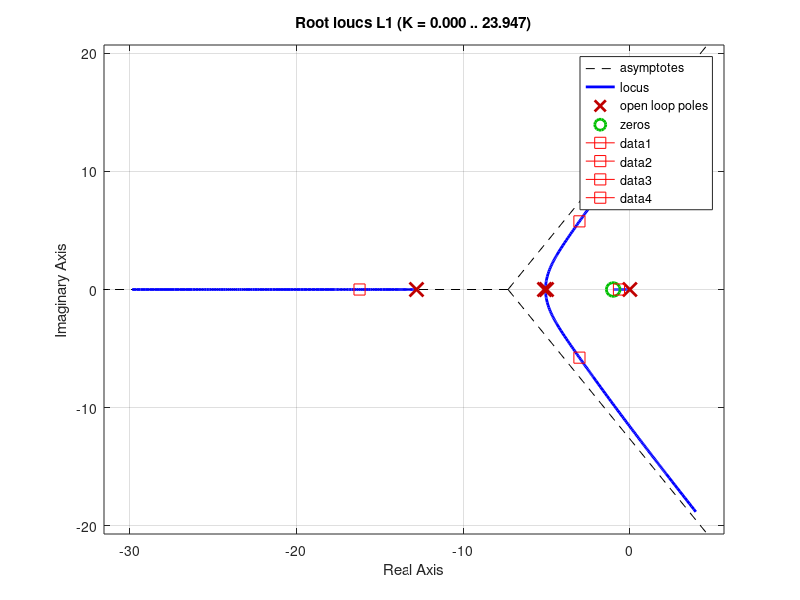
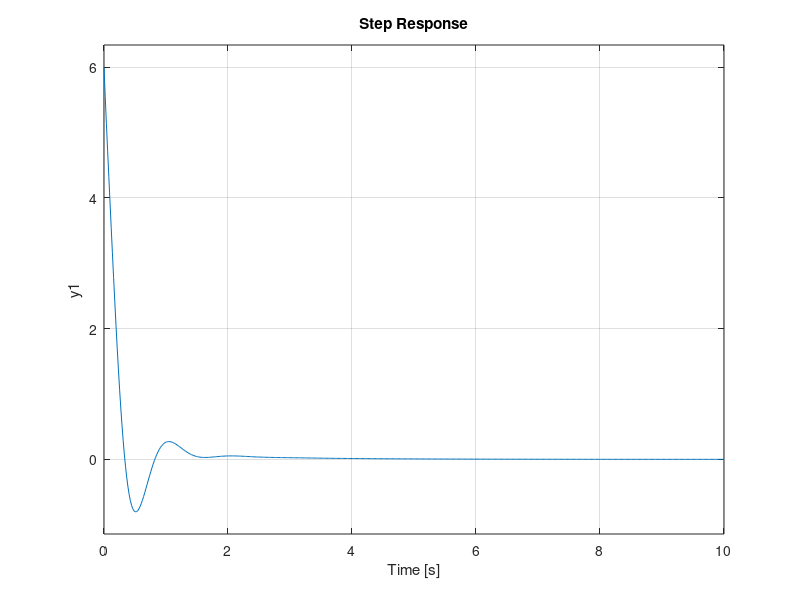
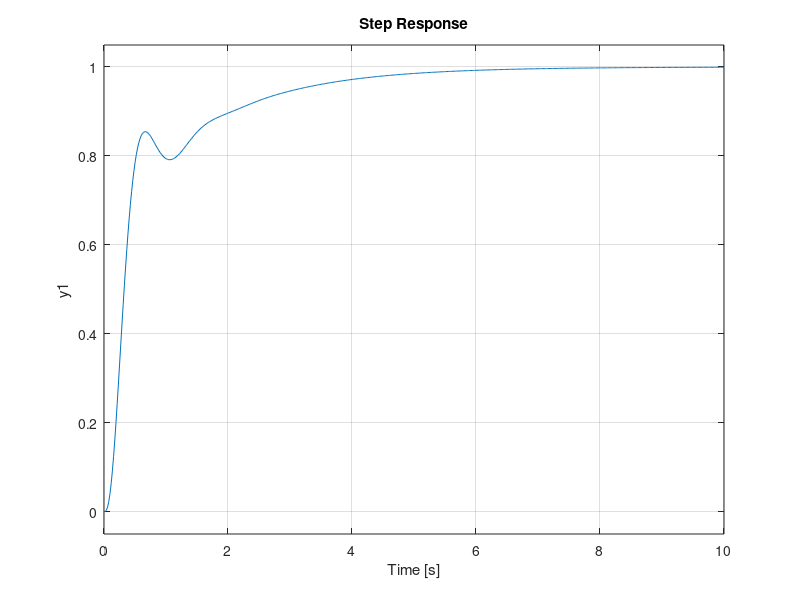

Source code (MATLAB) for these figures, in order:
% diseño del controlador para el levitador por el lugar de las raices

tao = 0.1;
K= 1;
p1 = 4.85;

%%


s=tf('s');

Num_prac = 0.68975;
Den_prac = s*(s*s*0.01524+s*0.2732+1);

lev= Num_prac/Den_prac;


G = tf(lev);

% diseño del controlador
k=10;
z=-1;
p=5*z;
C = zpk([z],[p],k)
L1=C*G;
%C1=k;
%L2=C1*G;
T=feedback(L1,1);
plc=pole(T);
% plot de la region de diseno
delete(gcf)

figure(1)
rlocus(L1)

tam_step =0.05; % m
volt=12;


for i =1 : length(plc)
  line(real(plc(i)), imag(plc(i)),  'marker','square', 'color','r', 'markersize', 8)
end


U=(C*tam_step*volt)/(1+C*G)
figure(2)
step(U)
grid on


figure(3)
step(T)
%xlim([0 60]) 
grid on
% Para la tensión tenemos la función de sensibilidad

